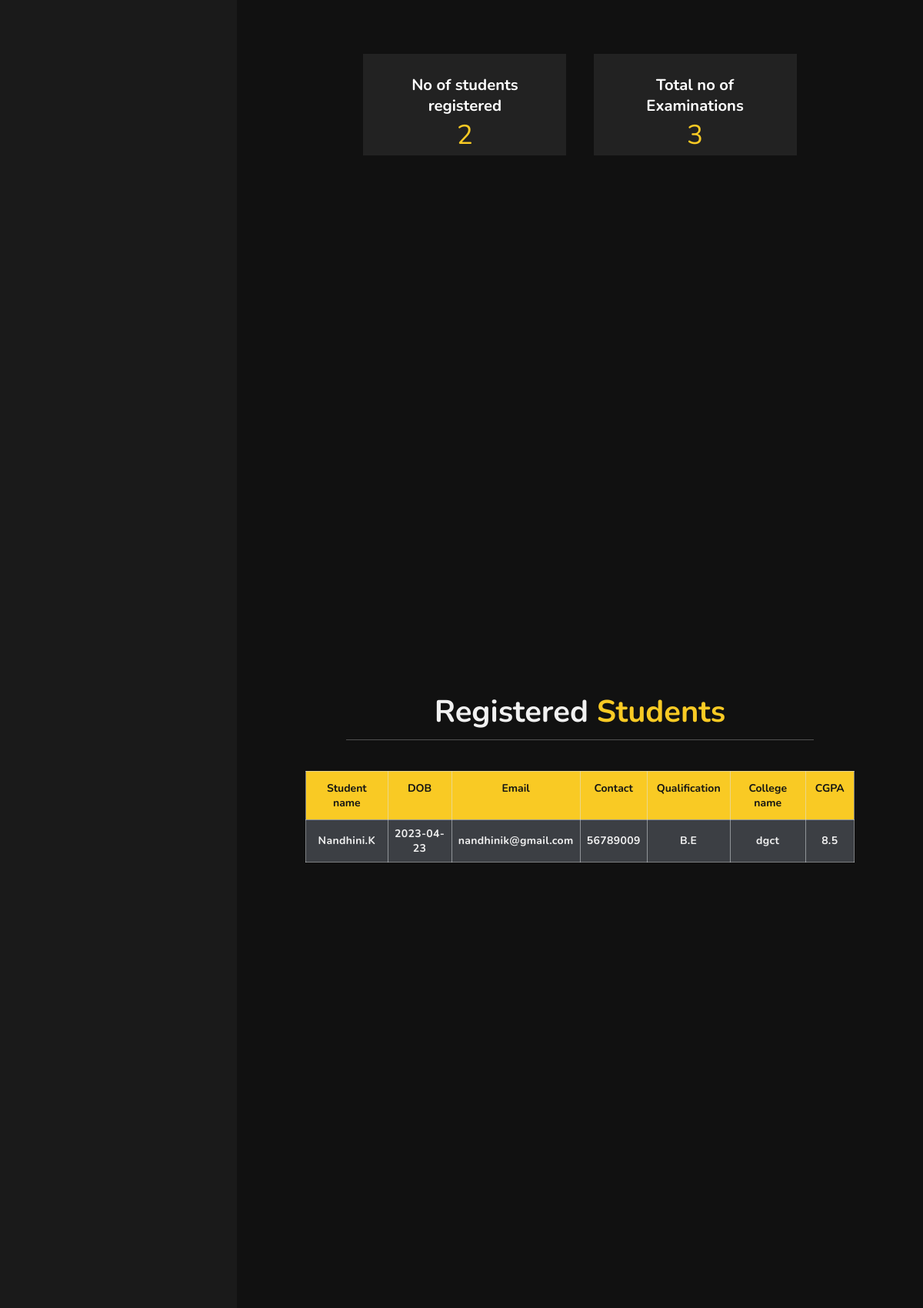
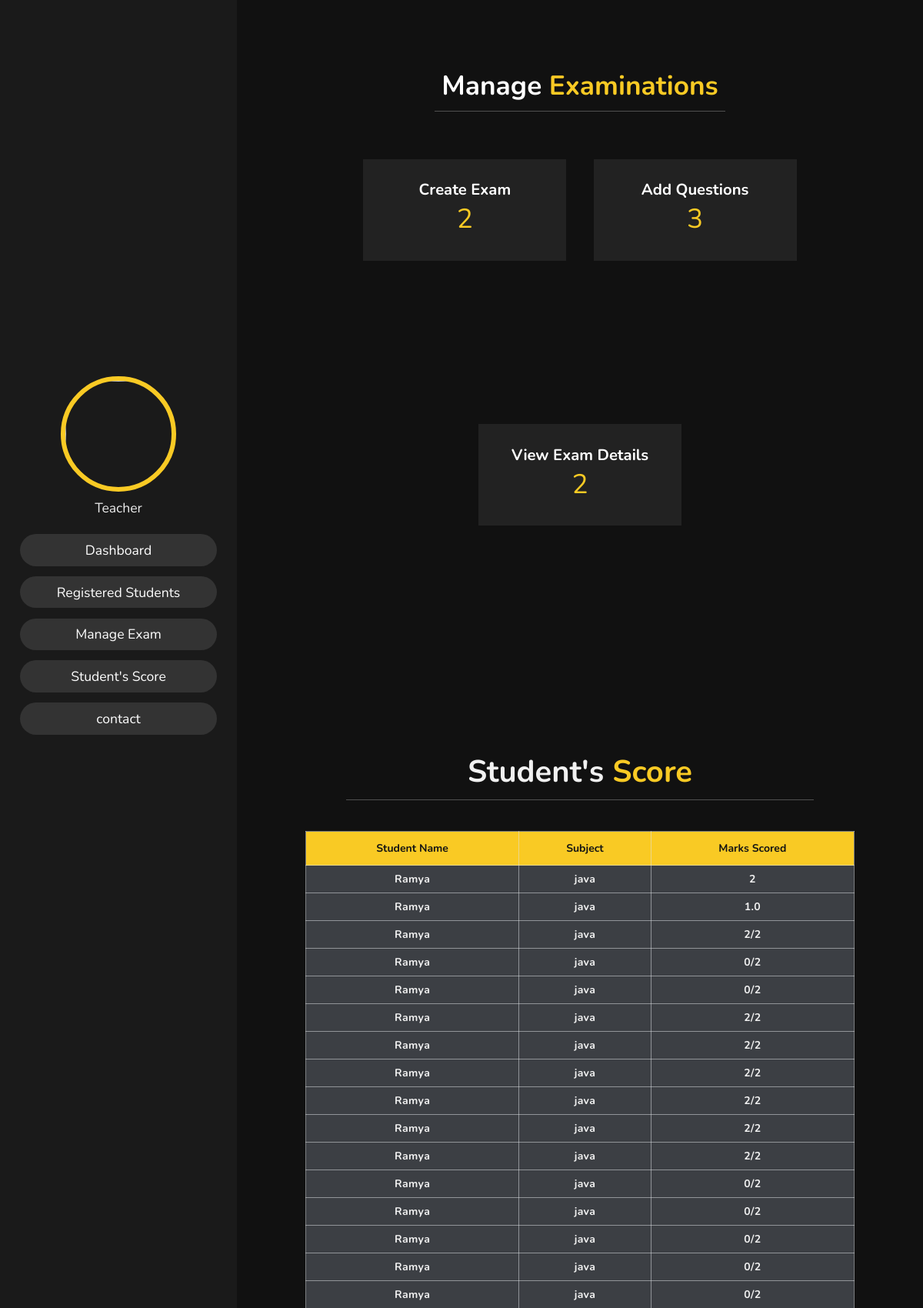
/teacherinterface (upper part), run on the app's committed database (2 pictures, top to bottom).
### tables this page shows
CREATE TABLE stureg(name text not null, dob text not null, email text not null,phone text not null,qualification text not null, cgpa text not null, college text not null,username text not null unique,password text not null, conpassword text not null, img TEXT not NULL);

CREATE TABLE score(stuname text not null,examname text not null,markscored text not null);

### app.py (the view)
@app.route('/teacherinterface', methods = ["POST","GET"])
def teacherinterface():
    dbtea = getDatabase()
    user_cursor = dbtea.execute("select * from stureg")
    allusers = user_cursor.fetchall()
    usertea = get_current_usertea()
    user_cursorscore = dbtea.execute("select * from score")
    markscored = user_cursorscore.fetchall()
    return render_template('teacherinterface.html', usertea = usertea , allusers = allusers,markscored= markscored)

### app.py (called while the page is built)
@app.teardown_appcontext
def close_database(error):
    if hasattr(g,'logreg'):
        g.logreg.close()

def get_current_usertea():
    user_resulttea = None
    if 'usertea' in session:
        usertea = session['usertea']
        dbtea = getDatabase()
        user_cursortea = dbtea.execute("select * from teareg where name = ?" , [usertea])
        user_resulttea = user_cursortea.fetchone()
    return user_resulttea

### database.py (called while the page is built)
def connect_to_database():
    sql = sqlite3.connect("C:/Users/Nandhini kesavan/Desktop/final yr project/login-reg-db/logreg.db")
    sql.row_factory = sqlite3.Row
    return sql

def getDatabase():
    if not hasattr(g, "logreg"):
        g.logreg = connect_to_database()
    return g.logreg

### templates/teacherinterface.html (shortened to what this page needs)
<!DOCTYPE html>
<html lang="en">
<head>
    <link rel="stylesheet" href="https://cdnjs.cloudflare.com/ajax/libs/font-awesome/6.3.0/css/all.min.css">
    <link rel="stylesheet" href="../static/css/teacher-style.css">
</head>
<body>
    <header>
        <div class="user">
            <img src="../static/images/{{usertea['img']}}" alt="">
            <p class="post">Teacher</p>
        </div>
        <nav class="navbar">
            <ul>
                <li><a href="#dashboard">Dashboard</a></li>
                <li><a href="#registered">Registered Students</a></li>
                <li><a href="#manageexam">Manage Exam</a></li>
                <li><a href="#stuscore">Student's Score</a></li>
                <li><a href="#contact">contact</a></li>
            </ul>
        </nav>
    </header>
    <section class="dashboard" id="dashboard">
        <div class="counter">
                <div class="box">
                    <h3>No of students registered</h3>
                    <span>2</span>
                </div>
                <div class="box">
                    <h3>Total no of Examinations</h3>
                    <span>3</span>
                </div>
            </div>
     </section>
    <section class="registered" id="registered">
        <h1 class="heading"> Registered <span>Students</span>  </h1>
            <table class="table">
                <thead>
                    <tr>
                        <th>Student name</th>
                        <th>DOB</th>
                        <th>Email</th>
                        <th>Contact</th>
                        <th>Qualification</th>
                        <th>College name</th>
                        <th>CGPA</th>
                    </tr>
                </thead>
                <tbody>
                    {% if allusers %}
                    {% for eachuser in allusers %}
                    <tr>
                        <td data-label="Student name ">{{ eachuser ['name'] }}</td>
                        <td data-label="dob ">{{ eachuser ['dob'] }}</td>
                        <td data-label="Email">{{ eachuser ['email'] }}</td>
                        <td data-label="Contact">{{ eachuser ['phone'] }}</td>
                        <td data-label="Qualification">{{ eachuser ['qualification'] }}</td>
                        <td data-label="College name">{{ eachuser ['college'] }}</td>
                        <td data-label="CGPA">{{ eachuser ['cgpa'] }}</td>
                    </tr>
                    {% endfor%}
                    {% endif %}
                </tbody>
            </table>
    </section>
    <section class="manageexam" id="manageexam">
        <h1 class="heading"> Manage <span> Examinations</span>  </h1>
        <div class="counter">
            <a href="{{ url_for('createexamform') }}">
              <div class="box">
                <h3>Create Exam</h3>
                <span>2</span>
              </div>
            </a>
            <a href="{{ url_for('addquestion') }}">
              <div class="box">
                <h3>Add Questions</h3>
                <span>3</span>
              </div>
            </a>
            <a href="{{ url_for('viewexamdetails') }}">
            <div class="box">
                <h3>View Exam Details</h3>
                <span>2</span>
            </div>
            </a>
        </div>
    </section>
    <section class="stuscore" id="stuscore">
        <h1 class="heading">Student's <span>Score</span> </h1>
        <table class="table">
            <thead>
                <tr>
                    <th>Student Name</th>
                    <th>Subject</th>
                    <th>Marks Scored</th>
                </tr>
            </thead>
            <tbody>
                {% if markscored %}
                    {% for mark in markscored%}
                <tr>
                    <td data-label="Student Name ">{{ mark ['stuname'] }}</td>
                    <td data-label="Subject ">{{ mark ['examname'] }}</td>
                    <td data-label="Marks Scored">{{ mark ['markscored'] }}</td>
                </tr>
                {% endfor%}
                {% endif %}
            </tbody>
        </table>
    </section>
</body>
</html>

### static/css/teacher-style.css (style rules this page uses)
:root { --yellow:#f9ca24; }
* { font-family: 'Nunito', sans-serif; margin: 0; padding: 0; box-sizing: border-box; text-decoration: none; outline: none; border: none; text-decoration: capitalize; transition: all .2s linear; }
html { font-size: 62.5%; overflow-x: hidden; }
body { background: #111; overflow-x: hidden; padding-left: 35rem; }
section { min-height: 100vh; padding:1rem; }
.heading { text-align: center; margin: 0 6rem; font-size: 4rem; padding:1rem; border-bottom: .1rem solid #fff4; color:#fff }
.heading span { color:var(--yellow) }
header { position: fixed; top:0; left:0; z-index:1000; height: 100%; width: 35rem; background: #1a1a1a; display: flex; align-items: center; justify-content: center; flex-flow: column; text-align: center; }
header .user img { height:17rem; width: 17rem; border-radius:50% ; object-fit: cover; margin-bottom: 1rem; border: .7rem solid var(--yellow); }
header .user .post { font-size: 2rem; color: #eee; }
header .navbar { width: 100%; }
header .navbar ul { list-style: none; padding: 1rem 3rem; }
header .navbar ul li a { display: block; padding:1rem; margin:1.5rem 0; background: #333; color: #fff; font-size: 2rem; border-radius: 5rem; }
.dashboard { display: flex; justify-content: center; align-items: center; flex-flow: column; padding: 0 15rem; }
.dashboard .counter { flex: 1 1 48rem; display: flex; justify-content: center; flex-wrap:wrap; padding-top: 5rem; }
.dashboard .counter .box { width: 30rem; height: 15rem; background: #222; text-align: center; padding: 2rem; padding-top: 3rem; margin: 2rem; }
.dashboard .counter .box span { font-size: 4rem; color: var(--yellow); }
.dashboard .counter .box h3 { font-size: 2.3rem; color: #fff; align-items: center; }
.registered { margin: 10%; padding: 0; box-sizing: border-box; }
.registered .heading { font-size: 40px; text-align: center; color: #f1f1f1; margin-bottom: 40px; }
.registered .table { width: 100%; border-collapse: collapse; }
.registered .table thead { background-color: #f9ca24; }
.registered .table thead tr th { font-size: 14px; font-weight: bold; letter-spacing: 0.35 px; color: #141414; opacity: 1; padding: 12px; vertical-align: top; border: 1px solid #dee2e685; }
.registered .table tbody tr td { font-size: 14px; letter-spacing: 0.35px; font-weight: bold; color: #f1f1f1; background-color: #3c3f44; padding: 8px; text-align: center; border: 1px solid #dee2e685; }
.manageexam { display: flex; justify-content: center; align-items: center; flex-flow: column; padding: 0 15rem; }
.manageexam .counter { flex: 1 1 48rem; display: flex; justify-content: center; flex-wrap:wrap; padding-top: 5rem; }
.manageexam .counter .box { width: 30rem; height: 15rem; background: #222; text-align: center; padding: 2rem; padding-top: 3rem; margin: 2rem; }
.manageexam .counter .box span { font-size: 4rem; color: var(--yellow); }
.manageexam .counter .box h3 { font-size: 2.3rem; color: #fff; align-items: center; }
.stuscore { margin: 10%; padding: 0; box-sizing: border-box; }
.stuscore .heading { font-size: 40px; text-align: center; color: #f1f1f1; margin-bottom: 40px; }
.stuscore .table { width: 100%; border-collapse: collapse; }
.stuscore .table thead { background-color: #f9ca24; }
.stuscore .table thead tr th { font-size: 14px; font-weight: bold; letter-spacing: 0.35 px; color: #141414; opacity: 1; padding: 12px; vertical-align: top; border: 1px solid #dee2e685; }
.stuscore .table tbody tr td { font-size: 14px; letter-spacing: 0.35px; font-weight: bold; color: #f1f1f1; background-color: #3c3f44; padding: 8px; text-align: center; border: 1px solid #dee2e685; }
@media (max-width:1200px) { html { font-size: 55%; } }
@media (max-width:1200px) { .dashboard { padding: 1rem 4rem; } }

### data on the page
stureg: name "Nandhini.K", dob "2023-04-23", email "nandhinik@gmail.com", phone "56789009", qualification "B.E", college "dgct", cgpa "8.5"
score: stuname "Ramya", examname "java", markscored "2"
score: stuname "Ramya", examname "java", markscored "1.0"
score: stuname "Ramya", examname "java", markscored "2/2"
score: stuname "Ramya", examname "java", markscored "0/2"
score: stuname "Ramya", examname "java", markscored "0/2"
score: stuname "Ramya", examname "java", markscored "2/2"
score: stuname "Ramya", examname "java", markscored "2/2"
score: stuname "Ramya", examname "java", markscored "2/2"
score: stuname "Ramya", examname "java", markscored "2/2"
score: stuname "Ramya", examname "java", markscored "2/2"
score: stuname "Ramya", examname "java", markscored "2/2"
score: stuname "Ramya", examname "java", markscored "0/2"
score: stuname "Ramya", examname "java", markscored "0/2"
score: stuname "Ramya", examname "java", markscored "0/2"
score: stuname "Ramya", examname "java", markscored "0/2"
score: stuname "Ramya", examname "java", markscored "0/2"
